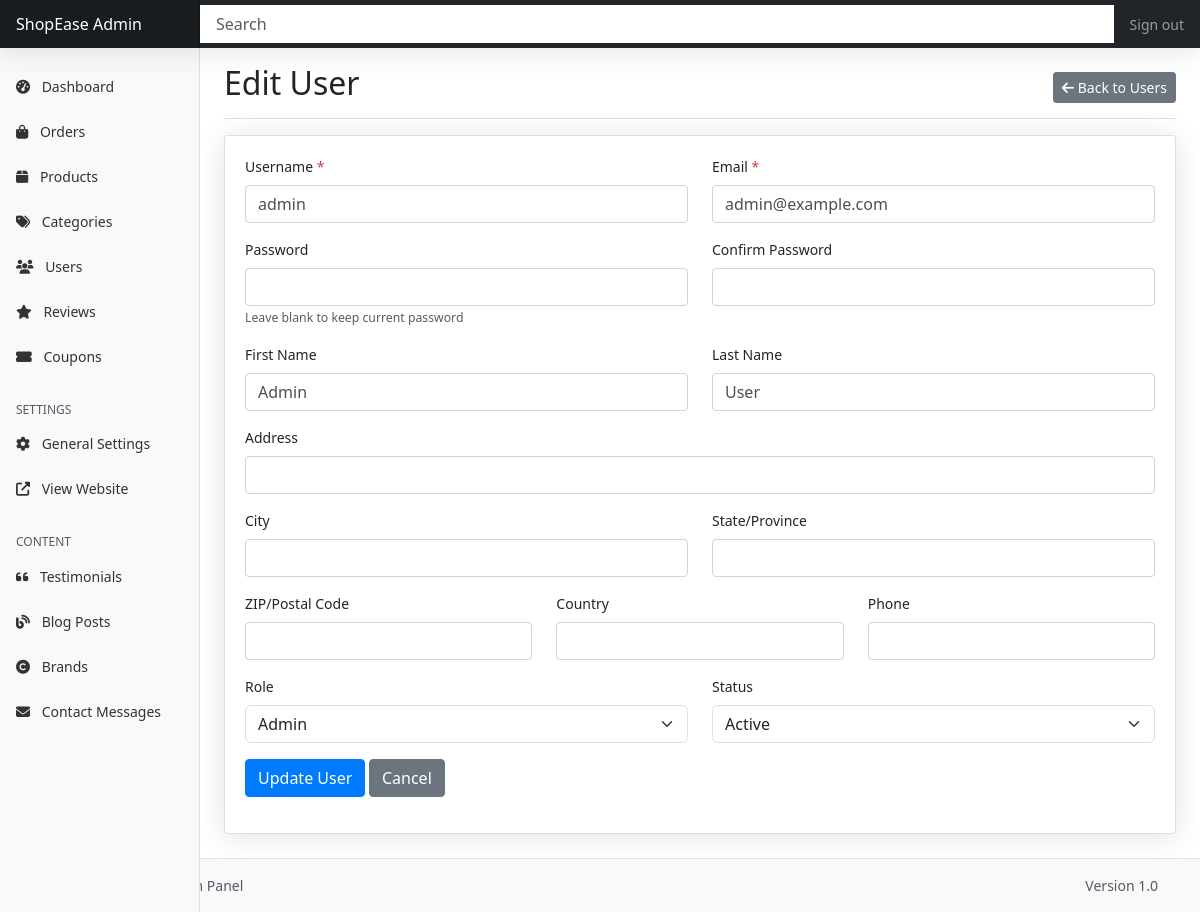
The page /admin/edit-user.php?id=1 (signed in) on the database its author committed.
### tables this page shows
CREATE TABLE IF NOT EXISTS users (
    user_id INT AUTO_INCREMENT PRIMARY KEY,
    username VARCHAR(50) NOT NULL UNIQUE,
    email VARCHAR(100) NOT NULL UNIQUE,
    password VARCHAR(255) NOT NULL,
    first_name VARCHAR(50),
    last_name VARCHAR(50),
    address TEXT,
    city VARCHAR(50),
    state VARCHAR(50),
    zip_code VARCHAR(20),
    country VARCHAR(50),
    phone VARCHAR(20),
    role ENUM('admin', 'customer') DEFAULT 'customer',
    status ENUM('active', 'inactive') DEFAULT 'active',
    created_at TIMESTAMP DEFAULT CURRENT_TIMESTAMP,
    updated_at TIMESTAMP DEFAULT CURRENT_TIMESTAMP ON UPDATE CURRENT_TIMESTAMP
);

### includes/config.php (called while the page is built, shortened)
<?php
$conn = new mysqli(DB_HOST, DB_USER, DB_PASS, DB_NAME);
$conn->set_charset("utf8");
function sanitize($data) {
    global $conn;
    return mysqli_real_escape_string($conn, htmlspecialchars(trim($data)));
}
?>

### admin/edit-user.php (the view, shortened to what this page needs)
<?php
require_once '../includes/config.php';
require_once '../includes/functions.php';
$userId = (int) sanitize($_GET['id']);
$stmt = $conn->prepare("SELECT * FROM users WHERE user_id = ?");
$stmt->bind_param("i", $userId);
$stmt->execute();
$result = $stmt->get_result();
$user = $result->fetch_assoc();
include '../includes/admin-header.php';
?>
<div class="container-fluid">
    <div class="row">
        <?php include '../includes/admin-sidebar.php'; ?>
        <main class="col-md-9 ms-sm-auto col-lg-10 px-md-4">
            <div class="d-flex justify-content-between flex-wrap flex-md-nowrap align-items-center pt-3 pb-2 mb-3 border-bottom">
                <h1 class="h2">Edit User</h1>
                <div class="btn-toolbar mb-2 mb-md-0">
                    <a href="users.php" class="btn btn-sm btn-secondary">
                        <i class="fas fa-arrow-left"></i> Back to Users
                    </a>
                </div>
            </div>
            <div class="card shadow mb-4">
                <div class="card-body">
                    <form method="POST" action="edit-user.php?id=<?php echo $userId; ?>">
                        <div class="row mb-3">
                            <div class="col-md-6">
                                <label for="username" class="form-label">Username <span class="text-danger">*</span></label>
                                <input type="text" class="form-control" id="username" name="username" value="<?php echo htmlspecialchars($user['username']); ?>" required>
                            </div>
                            <div class="col-md-6">
                                <label for="email" class="form-label">Email <span class="text-danger">*</span></label>
                                <input type="email" class="form-control" id="email" name="email" value="<?php echo htmlspecialchars($user['email']); ?>" required>
                            </div>
                        </div>
                        <div class="row mb-3">
                            <div class="col-md-6">
                                <label for="password" class="form-label">Password</label>
                                <input type="password" class="form-control" id="password" name="password">
                                <small class="text-muted">Leave blank to keep current password</small>
                            </div>
                            <div class="col-md-6">
                                <label for="confirm_password" class="form-label">Confirm Password</label>
                                <input type="password" class="form-control" id="confirm_password" name="confirm_password">
                            </div>
                        </div>
                        <div class="row mb-3">
                            <div class="col-md-6">
                                <label for="first_name" class="form-label">First Name</label>
                                <input type="text" class="form-control" id="first_name" name="first_name" value="<?php echo htmlspecialchars($user['first_name'] ?? ''); ?>">
                            </div>
                            <div class="col-md-6">
                                <label for="last_name" class="form-label">Last Name</label>
                                <input type="text" class="form-control" id="last_name" name="last_name" value="<?php echo htmlspecialchars($user['last_name'] ?? ''); ?>">
                            </div>
                        </div>
                        <div class="row mb-3">
                            <div class="col-md-12">
                                <label for="address" class="form-label">Address</label>
                                <input type="text" class="form-control" id="address" name="address" value="<?php echo htmlspecialchars($user['address'] ?? ''); ?>">
                            </div>
                        </div>
                        <div class="row mb-3">
                            <div class="col-md-6">
                                <label for="city" class="form-label">City</label>
                                <input type="text" class="form-control" id="city" name="city" value="<?php echo htmlspecialchars($user['city'] ?? ''); ?>">
                            </div>
                            <div class="col-md-6">
                                <label for="state" class="form-label">State/Province</label>
                                <input type="text" class="form-control" id="state" name="state" value="<?php echo htmlspecialchars($user['state'] ?? ''); ?>">
                            </div>
                        </div>
                        <div class="row mb-3">
                            <div class="col-md-4">
                                <label for="zip_code" class="form-label">ZIP/Postal Code</label>
                                <input type="text" class="form-control" id="zip_code" name="zip_code" value="<?php echo htmlspecialchars($user['zip_code'] ?? ''); ?>">
                            </div>
                            <div class="col-md-4">
                                <label for="country" class="form-label">Country</label>
                                <input type="text" class="form-control" id="country" name="country" value="<?php echo htmlspecialchars($user['country'] ?? ''); ?>">
                            </div>
                            <div class="col-md-4">
                                <label for="phone" class="form-label">Phone</label>
                                <input type="text" class="form-control" id="phone" name="phone" value="<?php echo htmlspecialchars($user['phone'] ?? ''); ?>">
                            </div>
                        </div>
                        <div class="row mb-3">
                            <div class="col-md-6">
                                <label for="role" class="form-label">Role</label>
                                <select class="form-select" id="role" name="role">
                                    <option value="admin" <?php echo ($user['role'] == 'admin') ? 'selected' : ''; ?>>Admin</option>
                                </select>
                            </div>
                            <div class="col-md-6">
                                <label for="status" class="form-label">Status</label>
                                <select class="form-select" id="status" name="status">
                                    <option value="active" <?php echo (isset($user['status']) && $user['status'] == 'active') ? 'selected' : ''; ?>>Active</option>
                                </select>
                            </div>
                        </div>
                        <div class="mb-3">
                            <button type="submit" class="btn btn-primary">Update User</button>
                            <a href="users.php" class="btn btn-secondary">Cancel</a>
                        </div>
                    </form>
                </div>
            </div>
        </main>
    </div>
</div>
<?php include '../includes/admin-footer.php'; ?>

### assets/css/admin.css (style rules this page uses)
body { font-size: .875rem; }
.card-body { flex: 1 1 auto; min-height: 1px; padding: 1.25rem; }
.shadow { box-shadow: 0 .15rem 1.75rem 0 rgba(58, 59, 69, .15) !important; }
.align-items-center { align-items: center !important; }
.form-control { display: block; width: 100%; height: calc(1.5em + 0.75rem + 2px); padding: 0.375rem 0.75rem; font-size: 1rem; font-weight: 400; line-height: 1.5; color: #495057; background-color: #fff; background-clip: padding-box; border: 1px solid #ced4da; border-radius: 0.25rem; transition: border-color 0.15s ease-in-out, box-shadow 0.15s ease-in-out; }
.btn { display: inline-block; font-weight: 400; color: #212529; text-align: center; vertical-align: middle; cursor: pointer; -webkit-user-select: none; user-select: none; background-color: transparent; border: 1px solid transparent; padding: 0.375rem 0.75rem; font-size: 1rem; line-height: 1.5; border-radius: 0.25rem; transition: color 0.15s ease-in-out, background-color 0.15s ease-in-out, border-color 0.15s ease-in-out, box-shadow 0.15s ease-in-out; }
.btn-primary { color: #fff; background-color: #007bff; border-color: #007bff; }
.btn-secondary { color: #fff; background-color: #6c757d; border-color: #6c757d; }
.btn-sm { padding: 0.25rem 0.5rem; font-size: 0.875rem; line-height: 1.5; border-radius: 0.2rem; }
.card { position: relative; display: flex; flex-direction: column; min-width: 0; word-wrap: break-word; background-color: #fff; background-clip: border-box; border: 1px solid rgba(0, 0, 0, 0.125); border-radius: 0.25rem; }

### rows shown on the page
users: username "admin", email "admin@example.com", first_name "Admin", last_name "User", role "Admin", status "Active"

### other values the page prints
SITE_NAME "ShopEase"
